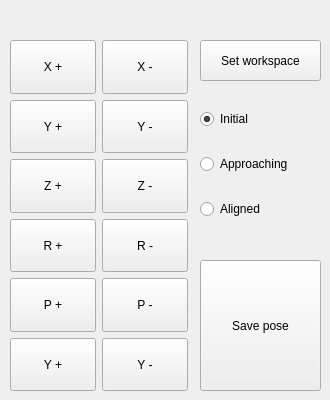
     <widget class="QWidget" name="tab_10">
      <attribute name="title">
       <string>Teaching by user</string>
      </attribute>
      <widget class="QPushButton" name="pushButton_assemblyUITask_saveTeachingPose">
       <property name="enabled">
        <bool>true</bool>
       </property>
       <property name="geometry">
        <rect>
         <x>200</x>
         <y>260</y>
         <width>121</width>
         <height>131</height>
        </rect>
       </property>
       <property name="text">
        <string>Save pose</string>
       </property>
      </widget>
      <widget class="QWidget" name="layoutWidget_18">
       <property name="geometry">
        <rect>
         <x>10</x>
         <y>40</y>
         <width>178</width>
         <height>351</height>
        </rect>
       </property>
       <layout class="QGridLayout" name="gridLayout_16">
        <item row="5" column="1">
         <widget class="QPushButton" name="pushButton_Jog_Yawminus_2">
          <property name="sizePolicy">
           <sizepolicy hsizetype="Preferred" vsizetype="Preferred">
            <horstretch>0</horstretch>
            <verstretch>0</verstretch>
           </sizepolicy>
          </property>
          <property name="minimumSize">
           <size>
            <width>0</width>
            <height>25</height>
           </size>
          </property>
          <property name="text">
           <string>Y -</string>
          </property>
         </widget>
        </item>
        <item row="1" column="0">
         <widget class="QPushButton" name="pushButton_Jog_yplus_2">
          <property name="sizePolicy">
           <sizepolicy hsizetype="Preferred" vsizetype="Preferred">
            <horstretch>0</horstretch>
            <verstretch>0</verstretch>
           </sizepolicy>
          </property>
          <property name="minimumSize">
           <size>
            <width>0</width>
            <height>25</height>
           </size>
          </property>
          <property name="text">
           <string>Y +</string>
          </property>
         </widget>
        </item>
        <item row="0" column="1">
         <widget class="QPushButton" name="pushButton_Jog_xminus_2">
          <property name="sizePolicy">
           <sizepolicy hsizetype="Preferred" vsizetype="Preferred">
            <horstretch>0</horstretch>
            <verstretch>0</verstretch>
           </sizepolicy>
          </property>
          <property name="minimumSize">
           <size>
            <width>0</width>
            <height>25</height>
           </size>
          </property>
          <property name="text">
           <string>X -</string>
          </property>
         </widget>
        </item>
        <item row="2" column="0">
         <widget class="QPushButton" name="pushButton_Jog_zplus_2">
          <property name="sizePolicy">
           <sizepolicy hsizetype="Preferred" vsizetype="Preferred">
            <horstretch>0</horstretch>
            <verstretch>0</verstretch>
           </sizepolicy>
          </property>
          <property name="minimumSize">
           <size>
            <width>0</width>
            <height>25</height>
           </size>
          </property>
          <property name="text">
           <string>Z +</string>
          </property>
         </widget>
        </item>
        <item row="0" column="0">
         <widget class="QPushButton" name="pushButton_Jog_xplus_2">
          <property name="sizePolicy">
           <sizepolicy hsizetype="Preferred" vsizetype="Preferred">
            <horstretch>0</horstretch>
            <verstretch>0</verstretch>
           </sizepolicy>
          </property>
          <property name="minimumSize">
           <size>
            <width>0</width>
            <height>25</height>
           </size>
          </property>
          <property name="layoutDirection">
           <enum>Qt::LeftToRight</enum>
          </property>
          <property name="text">
           <string>X +</string>
          </property>
          <property name="autoDefault">
           <bool>false</bool>
          </property>
         </widget>
        </item>
        <item row="3" column="0">
         <widget class="QPushButton" name="pushButton_Jog_Rplus_2">
          <property name="sizePolicy">
           <sizepolicy hsizetype="Preferred" vsizetype="Preferred">
            <horstretch>0</horstretch>
            <verstretch>0</verstretch>
           </sizepolicy>
          </property>
          <property name="minimumSize">
           <size>
            <width>0</width>
            <height>25</height>
           </size>
          </property>
          <property name="text">
           <string>R +</string>
          </property>
         </widget>
        </item>
        <item row="1" column="1">
         <widget class="QPushButton" name="pushButton_Jog_yminus_2">
          <property name="enabled">
           <bool>true</bool>
          </property>
          <property name="sizePolicy">
           <sizepolicy hsizetype="Preferred" vsizetype="Preferred">
            <horstretch>0</horstretch>
            <verstretch>0</verstretch>
           </sizepolicy>
          </property>
          <property name="minimumSize">
           <size>
            <width>0</width>
            <height>25</height>
           </size>
          </property>
          <property name="autoFillBackground">
           <bool>false</bool>
          </property>
          <property name="text">
           <string>Y -</string>
          </property>
         </widget>
        </item>
        <item row="2" column="1">
         <widget class="QPushButton" name="pushButton_Jog_zminus_2">
          <property name="enabled">
           <bool>true</bool>
          </property>
          <property name="sizePolicy">
           <sizepolicy hsizetype="Preferred" vsizetype="Preferred">
            <horstretch>0</horstretch>
            <verstretch>0</verstretch>
           </sizepolicy>
          </property>
          <property name="minimumSize">
           <size>
            <width>0</width>
            <height>25</height>
           </size>
          </property>
          <property name="text">
           <string>Z -</string>
          </property>
         </widget>
        </item>
        <item row="4" column="0">
         <widget class="QPushButton" name="pushButton_Jog_Pplus_2">
          <property name="sizePolicy">
           <sizepolicy hsizetype="Preferred" vsizetype="Preferred">
            <horstretch>0</horstretch>
            <verstretch>0</verstretch>
           </sizepolicy>
          </property>
          <property name="minimumSize">
           <size>
            <width>0</width>
            <height>25</height>
           </size>
          </property>
          <property name="text">
           <string>P +</string>
          </property>
         </widget>
        </item>
        <item row="5" column="0">
         <widget class="QPushButton" name="pushButton_Jog_Yawplus_2">
          <property name="sizePolicy">
           <sizepolicy hsizetype="Preferred" vsizetype="Preferred">
            <horstretch>0</horstretch>
            <verstretch>0</verstretch>
           </sizepolicy>
          </property>
          <property name="minimumSize">
           <size>
            <width>0</width>
            <height>25</height>
           </size>
          </property>
          <property name="text">
           <string>Y +</string>
          </property>
         </widget>
        </item>
        <item row="4" column="1">
         <widget class="QPushButton" name="pushButton_Jog_Pminus_2">
          <property name="sizePolicy">
           <sizepolicy hsizetype="Preferred" vsizetype="Preferred">
            <horstretch>0</horstretch>
            <verstretch>0</verstretch>
           </sizepolicy>
          </property>
          <property name="minimumSize">
           <size>
            <width>0</width>
            <height>25</height>
           </size>
          </property>
          <property name="text">
           <string>P -</string>
          </property>
         </widget>
        </item>
        <item row="3" column="1">
         <widget class="QPushButton" name="pushButton_Jog_Rminus_2">
          <property name="enabled">
           <bool>true</bool>
          </property>
          <property name="sizePolicy">
           <sizepolicy hsizetype="Preferred" vsizetype="Preferred">
            <horstretch>0</horstretch>
            <verstretch>0</verstretch>
           </sizepolicy>
          </property>
          <property name="minimumSize">
           <size>
            <width>0</width>
            <height>25</height>
           </size>
          </property>
          <property name="text">
           <string>R -</string>
          </property>
         </widget>
        </item>
       </layout>
      </widget>
      <widget class="QWidget" name="layoutWidget_23">
       <property name="geometry">
        <rect>
         <x>200</x>
         <y>90</y>
         <width>119</width>
         <height>151</height>
        </rect>
       </property>
       <layout class="QVBoxLayout" name="verticalLayout_52">
        <item>
         <widget class="QRadioButton" name="radioButton_assemblyUI_initialPose">
          <property name="text">
           <string>Initial</string>
          </property>
          <property name="checked">
           <bool>true</bool>
          </property>
         </widget>
        </item>
        <item>
         <widget class="QRadioButton" name="radioButton_assemblyUI_approachingPose">
          <property name="enabled">
           <bool>true</bool>
          </property>
          <property name="text">
           <string>Approaching</string>
          </property>
         </widget>
        </item>
        <item>
         <widget class="QRadioButton" name="radioButton_assemblyUI_AlignedPose">
          <property name="text">
           <string>Aligned</string>
          </property>
         </widget>
        </item>
       </layout>
      </widget>
      <widget class="QPushButton" name="pushButton_assemblyUITask_setWorkspace">
       <property name="enabled">
        <bool>true</bool>
       </property>
       <property name="geometry">
        <rect>
         <x>200</x>
         <y>40</y>
         <width>121</width>
         <height>41</height>
        </rect>
       </property>
       <property name="text">
        <string>Set workspace</string>
       </property>
      </widget>
     </widget>
